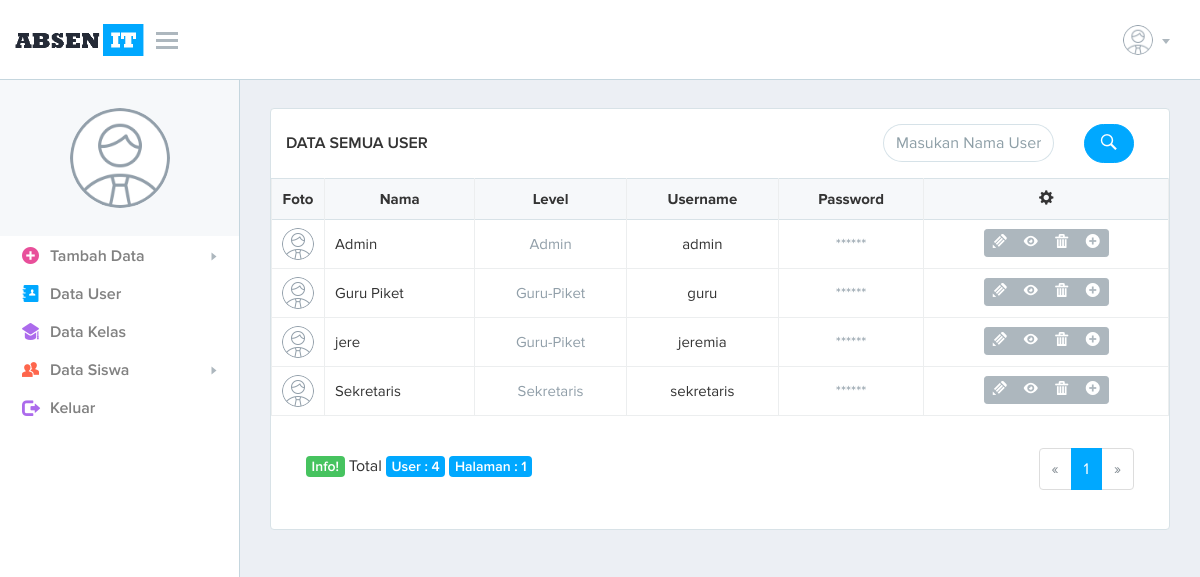
/absenkit/page.php?data-user (signed in), run on the app's committed database.
### tables this page shows
CREATE TABLE `user` (
  `id_user` int(10) NOT NULL,
  `user` char(25) NOT NULL,
  `pass` char(200) NOT NULL,
  `confirm` char(200) NOT NULL,
  `level` enum('Admin','Guru-Piket','Sekretaris') NOT NULL,
  `nama` char(50) NOT NULL,
  `foto` char(200) NOT NULL
);

### absenkit/system/admin/data-user.php (the view, shortened to what this page needs)
<?php
include('system/inc/header.php');
include('system/inc/css.php');
include('system/inc/nav-admin.php');
?>
	<div class="page-content">
		<div class="container-fluid">
			<div class="row">
				<div class="col-lg-12 col-md-12">
				</div>
			</div>
			<section class="box-typical">
				<header class="box-typical-header">
					<div class="tbl-row">
						<div class="tbl-cell tbl-cell-title">
							<h3>  DATA SEMUA USER</h3>
						</div>
						<form  id="form-insert" name="form-insert" method="get" action="search/user.php">
							<div class="tbl-cell tbl-cell-icon-right col-lg-6"> </div>
							<div class="tbl-cell tbl-cell-action col-lg-4" align="right">
								<div class="form-control-wrapper">
									<input type="text" class="form-control form-control-rounded" name="q" id="form-q" placeholder="Masukan Nama User"
									data-validation="[L>=1]"
									data-validation-message="Tidak boleh kosong!"/>
								</div>
							</div>
							<div class="tbl-cell tbl-cell-icon-right col-lg-1" align="center">
								<button type="submit" class="btn btn-rounded btn-primary font-icon font-icon-search"> </button>
							</div>
						</form>
					</div>
				</header>
				<div class="box-typical-body">
					<div class="table-responsive">
						<table id="table-sm" class="table table-bordered table-hover table-sm">
							<thead>
								<tr>
								<th><center>Foto</center></th>
								<th><center>Nama</center></th>
								<th><center>Level</center></th>
								<th><center>Username</center></th>
								<th><center>Password</center></th>
								<th><center><i class="font-icon glyphicon glyphicon-cog"></i> </center></th>
								</tr>
							</thead>
							<tbody>
								<?php
								$batas = 10;
								$pg = isset($_GET['pg']) ? $_GET['pg']:"";
								if (empty($pg)) {
								$posisi = 0;
								$pg = 1;
								} else {
								$posisi = ($pg-1)*$batas; }
								$sql = mysql_query("SELECT * FROM user ORDER BY nama ASC limit $posisi, $batas ");
								while ($data = mysql_fetch_assoc($sql))
								{
								?>
								<tr>
								<td class="table-photo">
									<img src="<?php echo $data['foto']; ?>" />
								</td>
								<td><?php echo $data['nama']; ?></td>
								<td class="color-blue-grey-lighter" align="center"><?php echo $data['level']; ?></td>
								<td align="center"><?php echo $data['user']; ?></td>
								<td class="color-blue-grey-lighter" align="center">******</td>
								<td align="center">
									<div class="btn-group btn-group-sm" role="group" aria-label="Basic example">
										<a href="page.php?edit-user&id=<?php echo $data['id_user'];?>" class="btn btn-default font-icon font-icon-pencil" data-toggle="tooltip" data-placement="top" title="Edit?"></a>
										<a href="page.php?detail-user&id=<?php echo $data['id_user'];?>" class="btn btn-default font-icon font-icon-eye" data-toggle="tooltip" data-placement="top" title="Detail?"></a>
										<a href="page.php?delete-user&id=<?php echo $data['id_user'];?>" onClick="return confirm('Yakin akan menghapus data ini?');" class="btn btn-default font-icon font-icon-trash" data-toggle="tooltip" data-placement="top" title="Hapus?"></a>
										<a href="page.php?tambah-user" class="btn btn-default font-icon font-icon-plus" data-toggle="tooltip" data-placement="top" title="Tambah?"></a>
									</div>
								</td>
								</tr>
	 							<?php
								}
								?>
							</tbody>
						</table>
					</div>
				</div>
				<div class="card-block">
					<div class="col-md-6">
						<?php
						$jml_data = mysql_num_rows(mysql_query("SELECT * FROM user"));
						$JmlHalaman = ceil($jml_data/$batas);
						?>
						<br>
  						<span class="label label-success">Info! </span> Total
						<span class="label label-primary">User : <?php echo $jml_data; ?> </span>
  						<span class="label label-primary">Halaman : <?php echo $JmlHalaman; ?> </span>
					</div>
					<div class="col-md-6" align="right">
						<nav>
							<ul class="pagination">
								<?php
								$JmlHalaman = ceil($jml_data/$batas);
								if ($pg > 1 ) {
								$link = $pg-1;
								$prev = "<li class='page-item'>
								<a class='page-link' href='page.php?data-user&pg=$link' aria-label='Previous'>
								<span aria-hidden='true'>&laquo;</span>
								<span class='sr-only'>Previous</span>
								</a></li>";
								} else {
								$prev = "<li class='page-item disabled'>
								<a class='page-link' href='page.php?data-user&pg=$link' aria-label='Previous'>
								<span aria-hidden='true'>&laquo;</span>
								<span class='sr-only'>Previous</span>
								</a></li> ";
								}
								$nmr = '';
								for ($i = 1; $i<= $JmlHalaman; $i++){
								if ($i == $pg){
								$nmr.= "<li class='page-item active'>
								<a class='page-link'>$i<span class='sr-only'>(current)</span></a></li>";
								} else {
								$nmr.= "<li class='page-item'><a class='page-link' href='page.php?data-user&pg=$i'>$i</a></li>";
								}
								}
								if ($pg < $JmlHalaman){
								$link = $pg+1;
								$next = "<li class='page-item'>
								<a class='page-link' href='page.php?data-user&pg=$link'aria-label='Next'>
								<span aria-hidden='true'>&raquo;</span>
								<span class='sr-only'>Next</span>
								</a></li>";
								} else {
								$next = " <li class='page-item disabled'>
								<a class='page-link' href='page.php?data-user&pg=$link'aria-label='Next'>
								<span aria-hidden='true'>&raquo;</span>
								<span class='sr-only'>Next</span>
								</a></li>";
								}
								echo $prev . $nmr . $next;
								?>
							</ul>
						</nav>
					</div>
				</div>
			</section>
		</div>
	</div>
<?php
include('system/inc/footer.php');
?>

### data on the page
user: foto (picture), nama "Admin", level "Admin", user "admin"
user: foto (picture), nama "Guru Piket", level "Guru-Piket", user "guru"
user: foto (picture), nama "jere", level "Guru-Piket", user "jeremia"
user: foto (picture), nama "Sekretaris", level "Sekretaris", user "sekretaris"

### other printed values
$jml_data "4"
$JmlHalaman "1"
